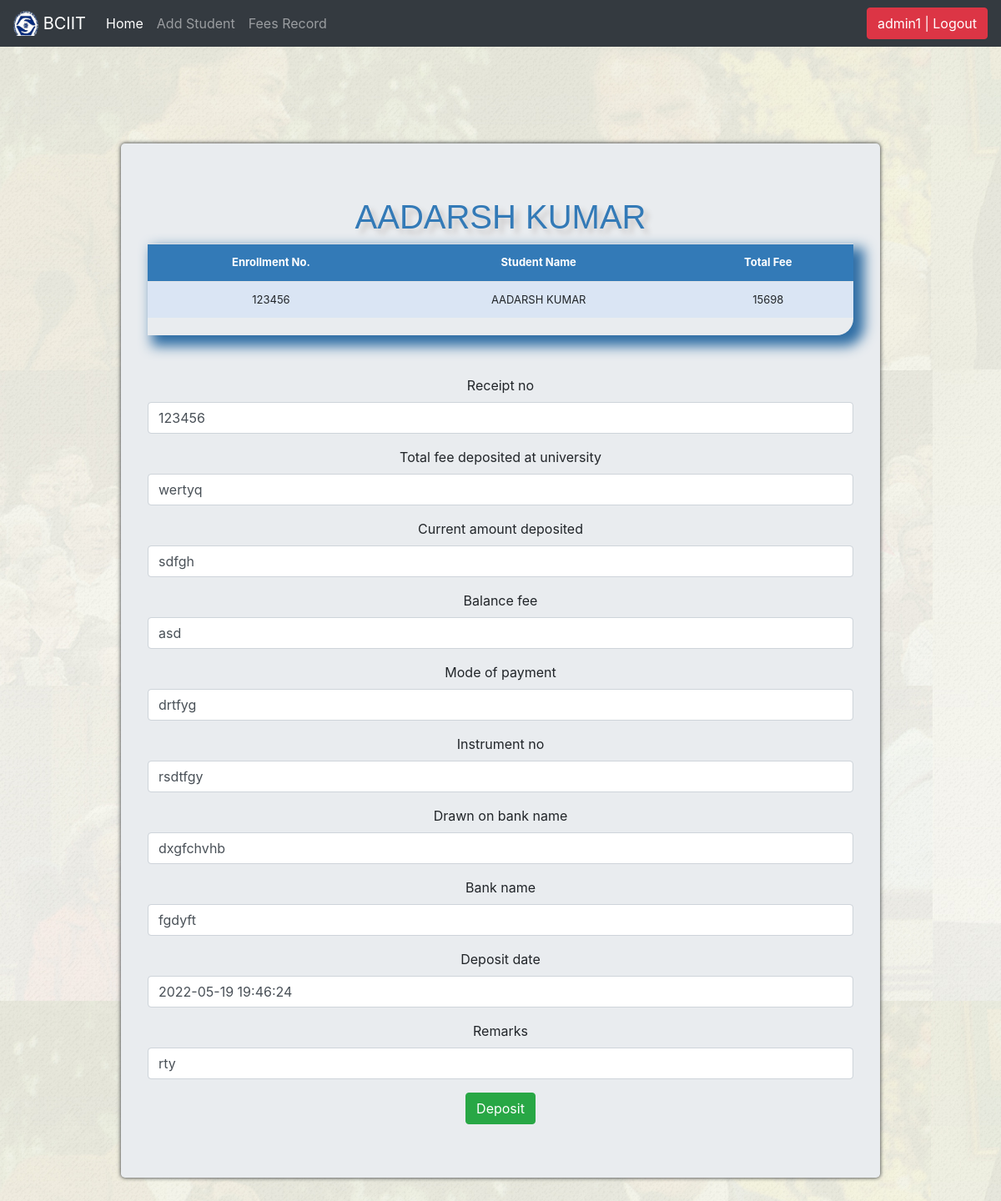
Page /update_fee/123456/ (signed in) on the committed database.
### feesm/models.py (models this page shows, shortened)
class fee(models.Model):
    university_enrollment_no = models.CharField(max_length=50, blank=True, null=True)
    name_of_student = models.CharField(max_length=50, blank=False, null=True)
    nimcet_cet_rank = models.CharField(max_length=10, blank=False, null=True)
    class_batch = models.CharField(max_length=50, default='0', blank=False, null=True)
    receipt_no = models.CharField(max_length=50, blank=True)
    receipt_date = models.DateTimeField(auto_now_add=True, auto_now=False)
    total_fee = models.CharField(max_length=50, blank=True, null=True)
    total_fee_deposited_at_university = models.CharField(max_length=50, blank=True, null=True)
    current_amount_deposited = models.CharField(max_length=50, blank=True, null=True)
    Balance_fee = models.CharField(max_length=50, blank=True, null=True)
    mode_of_payment = models.CharField(max_length=50, default='0', blank=True, null=True)
    instrument_no = models.CharField(max_length=50, blank=True, null=True)
    drawn_on_bank_name = models.CharField(max_length=50, blank=True, default=True)
    bank_name = models.CharField(max_length=50, blank=True, null=True)
    remarks = models.CharField(max_length=50, blank=True, null=True)
    mob_no = models.CharField(max_length=12, blank=False, null=True)
    deposit_date = models.DateTimeField(auto_now_add=False, auto_now=False, blank=True)
    university_fee = models.CharField(max_length=50, blank=True, null=True)
    student_activity_fee = models.CharField(max_length=50, blank=True, null=True)
    security_fee = models.CharField(max_length=50, blank=True, null=True)

### feesm/views.py (the view)
# urls.py: path('update_fee/<str:pk>/', views.update_fee, name="update_fee"),
@login_required
def update_fee(request, pk):
    queryset = fee.objects.get(university_enrollment_no=pk)
    form = FeeUpdateForm(instance=queryset)
    if request.method == 'POST':
        form = FeeUpdateForm(request.POST, instance=queryset)
        if form.is_valid():
            form.save()
            messages.success(request, 'Successfully Saved')
            return redirect('/fee_manage')
    context = {
        'form': form,
        "title": queryset.name_of_student,
        "queryset": queryset,
    }
    return render(request, 'update_fee.html', context)

### feesm/forms.py
class FeeUpdateForm(forms.ModelForm):
    class Meta:
        model = fee
        fields = ['receipt_no', 'total_fee_deposited_at_university', 'current_amount_deposited', 'Balance_fee',
                  'mode_of_payment', 'instrument_no', 'drawn_on_bank_name', 'bank_name', 'deposit_date', 'remarks']

### feesm/templates/update_fee.html (shortened to what this page needs)
<!doctype html>
<html lang="en">
  <head>
        {% load static %}
    <link href="{% static 'js/jquery-ui-1.13.1.custom/jquery-ui.min.css' %}" rel="stylesheet">
    <link href="{% static 'js/jquery-ui-1.13.1.custom/jquery-ui.structure.min.css' %}" rel="stylesheet">
    <link href="{% static 'js/jquery-ui-1.13.1.custom/jquery-ui.theme.min.css' %}" rel="stylesheet">
    <link href="{% static 'css/stylesheet.css' %}" rel="stylesheet">
    <link href="{% static 'css/bootstrap.min.css' %}" rel="stylesheet">
    <link href="{% static 'css/navbar-top-fixed.css' %}" rel="stylesheet">
  </head>
  <body>
    {% include 'navbar.html' %}
    {% load crispy_forms_tags %}
<main role="main" class="container">
  <div class="jumbotron">
        <div class="header">
          <h1>{{title}}</h1>
    </div>
        <div class="display_table">
          <table class='table'>
                  <tr>
                    <th>Enrollment No.</th>
                    <th>Student Name</th>
                    <th>Total Fee</th>
                  </tr>
                  <tr>
                    <td>{{queryset.university_enrollment_no}}</td>
                    <td>{{queryset.name_of_student}}</td>
                    <td>{{queryset.total_fee}}</td>
                  </tr>
          </table>
        </div><br><br>
      <form method='POST' action=''>{% csrf_token %}
		{{form|crispy}}
        <input type="submit" value='Deposit' class="btn btn-success"/>
      </form>
  </div>
</main>
      </body>
</html>

### feesm/templates/navbar.html (shortened to what this page needs)
    {% load static %}
<nav class="navbar navbar-expand-md navbar-dark fixed-top bg-dark">
  <a class="navbar-brand" href="/">
    <img src="{% static 'img/navlogo.png' %}" width="30" height="30" class="d-inline-block align-top" alt="">
    BCIIT
  </a>
  <div class="collapse navbar-collapse" id="navbarCollapse">
    <ul class="navbar-nav mr-auto">
      <li class="nav-item active">
        <a class="nav-link" href="/">Home <span class="sr-only">(current)</span></a>
      </li>
      {% if request.user.is_authenticated %}
      <li class="nav-item">
        <a class="nav-link" href="/add_student">Add Student</a>
      </li>
      <li class="nav-item">
        <a class="nav-link" href="/fee_manage">Fees Record</a>
      </li>
      {% endif %}
    </ul>
    <ul class="navbar-nav">
        {% if request.user.is_authenticated %}
        <li><a href="/accounts/logout"><button class="btn btn-danger">{{ user }} | Logout</button></a></li>
        {% else %}
        <li><a href="/accounts/login">Login</a></li>
        {% endif %}
    </ul>
  </div>
</nav>

### feesm/static/css/stylesheet.css (style rules this page uses)
body { background-color: #34eb6b; background-image: url("../img/bg.jpg"); }
.table { font-size: 13px; text-align: center; width: 95%; margin: auto; text-align: center; }
.table tr:nth-child(odd) { background: #B8CAE4 }
.table tr:nth-child(even) { background: #dae5f4 }
th { background-color: #337ab7; color: white; }
.display_table { border-bottom-right-radius: 20px; padding-left: 0px; padding-right 5px; padding-bottom: 5px; box-shadow: 9px 9px 15px 4px #2e6da4; }
.header { font-family: helvetica; color: #337ab7; font-size: 50px; text-align: center; width: 100%; text-shadow: 6px 6px 6px #c9c6c6; display: block; font-weight: bolder; }
.jumbotron { top: 50%; box-shadow: 0 0 5px 0; background: inherit; backdrop-filter: blur(5px); margin: 100px; text-align: center; }

### feesm/static/css/navbar-top-fixed.css (style rules this page uses)
body { min-height: 75rem; padding-top: 4.5rem; }

### rows in the picture
fee: name_of_student "AADARSH KUMAR", university_enrollment_no "123456", total_fee "15698", receipt_no "123456", total_fee_deposited_at_university "wertyq", current_amount_deposited "sdfgh", Balance_fee "asd", mode_of_payment "drtfyg", instrument_no "rsdtfgy", drawn_on_bank_name "dxgfchvhb", bank_name "fgdyft", deposit_date "2022-05-19 19:46:24", remarks "rty"

### other values in the picture
{{ user }} "admin1"
